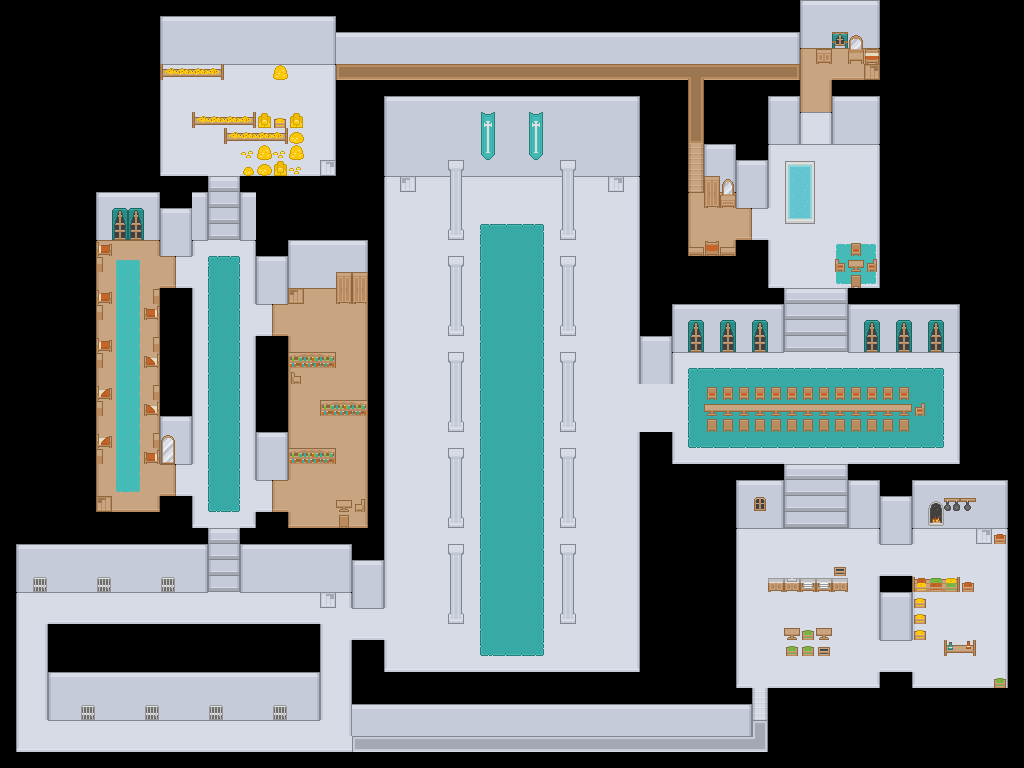

Tiled map render using the project's own tile images. Description and the map definition, with tile-layer contents summarised, below:
An orthogonal 64x48 tile map with 16x16 px tiles, 4 tile layers (collidable1, decoration1, decoration2, collidable2).

<map version="1.10" tiledversion="1.12.1" orientation="orthogonal" renderorder="right-down" width="64" height="48" tilewidth="16" tileheight="16" infinite="0" nextlayerid="5" nextobjectid="1">
 <editorsettings>
  <export target="Castle.json" format="json" />
 </editorsettings>
 <tileset firstgid="1" name="spritesheet_maps" tilewidth="16" tileheight="16" spacing="1" tilecount="1767" columns="57">
  <image source="spritesheet_maps.png" width="968" height="526" />
  <tile id="28">
   <properties>
    <property name="collides" type="bool" value="true" />
   </properties>
  </tile>
  <tile id="29">
   <properties>
    <property name="collides" type="bool" value="true" />
   </properties>
  </tile>
  <tile id="30">
   <properties>
    <property name="collides" type="bool" value="true" />
   </properties>
  </tile>
  <tile id="71">
   <properties>
    <property name="collides" type="bool" value="true" />
   </properties>
  </tile>
  <tile id="72">
   <properties>
    <property name="collides" type="bool" value="true" />
   </properties>
  </tile>
  <tile id="128">
   <properties>
    <property name="collides" type="bool" value="true" />
   </properties>
  </tile>
  <tile id="129">
   <properties>
    <property name="collides" type="bool" value="true" />
   </properties>
  </tile>
  <tile id="133">
   <properties>
    <property name="collides" type="bool" value="true" />
   </properties>
  </tile>
  <tile id="134">
   <properties>
    <property name="collides" type="bool" value="true" />
   </properties>
  </tile>
  <tile id="135">
   <properties>
    <property name="collides" type="bool" value="true" />
   </properties>
  </tile>
  <tile id="136">
   <properties>
    <property name="collides" type="bool" value="true" />
   </properties>
  </tile>
  <tile id="137">
   <properties>
    <property name="collides" type="bool" value="true" />
   </properties>
  </tile>
  <tile id="138">
   <properties>
    <property name="collides" type="bool" value="true" />
   </properties>
  </tile>
  <tile id="173">
   <properties>
    <property name="collides" type="bool" value="true" />
   </properties>
  </tile>
  <tile id="174">
   <properties>
    <property name="collides" type="bool" value="true" />
   </properties>
  </tile>
  <tile id="175">
   <properties>
    <property name="collides" type="bool" value="true" />
   </properties>
  </tile>
  <tile id="186">
   <properties>
    <property name="collides" type="bool" value="true" />
   </properties>
  </tile>
  <tile id="199">
   <properties>
    <property name="collides" type="bool" value="true" />
   </properties>
  </tile>
  <tile id="200">
   <properties>
    <property name="collides" type="bool" value="true" />
   </properties>
  </tile>
  <tile id="201">
   <properties>
    <property name="collides" type="bool" value="true" />
   </properties>
  </tile>
  <tile id="230">
   <properties>
    <property name="collides" type="bool" value="true" />
   </properties>
  </tile>
  <tile id="231">
   <properties>
    <property name="collides" type="bool" value="true" />
   </properties>
  </tile>
  <tile id="232">
   <properties>
    <property name="collides" type="bool" value="true" />
   </properties>
  </tile>
  <tile id="238">
   <properties>
    <property name="collides" type="bool" value="true" />
   </properties>
  </tile>
  <tile id="239">
   <properties>
    <property name="collides" type="bool" value="true" />
   </properties>
  </tile>
  <tile id="240">
   <properties>
    <property name="collides" type="bool" value="true" />
   </properties>
  </tile>
  <tile id="241">
   <properties>
    <property name="collides" type="bool" value="true" />
   </properties>
  </tile>
  <tile id="243">
   <properties>
    <property name="collides" type="bool" value="true" />
   </properties>
  </tile>
  <tile id="247">
   <properties>
    <property name="collides" type="bool" value="true" />
   </properties>
  </tile>
  <tile id="248">
   <properties>
    <property name="collides" type="bool" value="true" />
   </properties>
  </tile>
  <tile id="249">
   <properties>
    <property name="collides" type="bool" value="true" />
   </properties>
  </tile>
  <tile id="250">
   <properties>
    <property name="collides" type="bool" value="true" />
   </properties>
  </tile>
  <tile id="256">
   <properties>
    <property name="collides" type="bool" value="true" />
   </properties>
  </tile>
  <tile id="257">
   <properties>
    <property name="collides" type="bool" value="true" />
   </properties>
  </tile>
  <tile id="258">
   <properties>
    <property name="collides" type="bool" value="true" />
   </properties>
  </tile>
  <tile id="287">
   <properties>
    <property name="collides" type="bool" value="true" />
   </properties>
  </tile>
  <tile id="288">
   <properties>
    <property name="collides" type="bool" value="true" />
   </properties>
  </tile>
  <tile id="289">
   <properties>
    <property name="collides" type="bool" value="true" />
   </properties>
  </tile>
  <tile id="295">
   <properties>
    <property name="collides" type="bool" value="true" />
   </properties>
  </tile>
  <tile id="296">
   <properties>
    <property name="collides" type="bool" value="true" />
   </properties>
  </tile>
  <tile id="297">
   <properties>
    <property name="collides" type="bool" value="true" />
   </properties>
  </tile>
  <tile id="298">
   <properties>
    <property name="collides" type="bool" value="true" />
   </properties>
  </tile>
  <tile id="352">
   <properties>
    <property name="collides" type="bool" value="true" />
   </properties>
  </tile>
  <tile id="353">
   <properties>
    <property name="collides" type="bool" value="true" />
   </properties>
  </tile>
  <tile id="354">
   <properties>
    <property name="collides" type="bool" value="true" />
   </properties>
  </tile>
  <tile id="355">
   <properties>
    <property name="collides" type="bool" value="true" />
   </properties>
  </tile>
  <tile id="356">
   <properties>
    <property name="collides" type="bool" value="true" />
   </properties>
  </tile>
  <tile id="357">
   <properties>
    <property name="collides" type="bool" value="true" />
   </properties>
  </tile>
  <tile id="358">
   <properties>
    <property name="collides" type="bool" value="true" />
   </properties>
  </tile>
  <tile id="359">
   <properties>
    <property name="collides" type="bool" value="true" />
   </properties>
  </tile>
  <tile id="361">
   <properties>
    <property name="collides" type="bool" value="true" />
   </properties>
  </tile>
  <tile id="362">
   <properties>
    <property name="collides" type="bool" value="true" />
   </properties>
  </tile>
  <tile id="363">
   <properties>
    <property name="collides" type="bool" value="true" />
   </properties>
  </tile>
  <tile id="364">
   <properties>
    <property name="collides" type="bool" value="true" />
   </properties>
  </tile>
  <tile id="412">
   <properties>
    <property name="collides" type="bool" value="true" />
   </properties>
  </tile>
  <tile id="413">
   <properties>
    <property name="collides" type="bool" value="true" />
   </properties>
  </tile>
  <tile id="414">
   <properties>
    <property name="collides" type="bool" value="true" />
   </properties>
  </tile>
  <tile id="613">
   <properties>
    <property name="collides" type="bool" value="true" />
   </properties>
  </tile>
  <tile id="668">
   <properties>
    <property name="collides" type="bool" value="true" />
   </properties>
  </tile>
  <tile id="669">
   <properties>
    <property name="collides" type="bool" value="true" />
   </properties>
  </tile>
  <tile id="670">
   <properties>
    <property name="collides" type="bool" value="true" />
   </properties>
  </tile>
  <tile id="729">
   <properties>
    <property name="collides" type="bool" value="true" />
   </properties>
  </tile>
  <tile id="730">
   <properties>
    <property name="collides" type="bool" value="true" />
   </properties>
  </tile>
  <tile id="731">
   <properties>
    <property name="collides" type="bool" value="true" />
   </properties>
  </tile>
  <tile id="732">
   <properties>
    <property name="collides" type="bool" value="true" />
   </properties>
  </tile>
  <tile id="733">
   <properties>
    <property name="collides" type="bool" value="true" />
   </properties>
  </tile>
  <tile id="734">
   <properties>
    <property name="collides" type="bool" value="true" />
   </properties>
  </tile>
  <tile id="886">
   <properties>
    <property name="collides" type="bool" value="true" />
   </properties>
  </tile>
  <tile id="887">
   <properties>
    <property name="collides" type="bool" value="true" />
   </properties>
  </tile>
  <tile id="888">
   <properties>
    <property name="collides" type="bool" value="true" />
   </properties>
  </tile>
  <tile id="943">
   <properties>
    <property name="collides" type="bool" value="true" />
   </properties>
  </tile>
  <tile id="944">
   <properties>
    <property name="collides" type="bool" value="true" />
   </properties>
  </tile>
  <tile id="945">
   <properties>
    <property name="collides" type="bool" value="true" />
   </properties>
  </tile>
  <tile id="1055">
   <properties>
    <property name="spawns" type="bool" value="true" />
   </properties>
  </tile>
  <tile id="1056">
   <properties>
    <property name="spawns" type="bool" value="true" />
   </properties>
  </tile>
  <tile id="1062">
   <properties>
    <property name="spawns" type="bool" value="true" />
   </properties>
  </tile>
  <tile id="1063">
   <properties>
    <property name="spawns" type="bool" value="true" />
   </properties>
  </tile>
  <tile id="1168">
   <properties>
    <property name="collides" type="bool" value="true" />
   </properties>
  </tile>
  <tile id="1400">
   <properties>
    <property name="collides" type="bool" value="true" />
   </properties>
  </tile>
 </tileset>
 <layer id="2" name="collidable1" width="64" height="48">
  <data>[3072 cells, 924 non-empty, 7 distinct tile ids]</data>
 </layer>
 <layer id="1" name="decoration1" width="64" height="48">
  <data>[3072 cells, 1453 non-empty, 54 distinct tile ids]</data>
 </layer>
 <layer id="4" name="decoration2" width="64" height="48">
  <data>[3072 cells, 319 non-empty, 25 distinct tile ids]</data>
 </layer>
 <layer id="3" name="collidable2" width="64" height="48">
  <data>[3072 cells, 154 non-empty, 57 distinct tile ids]</data>
 </layer>
</map>
